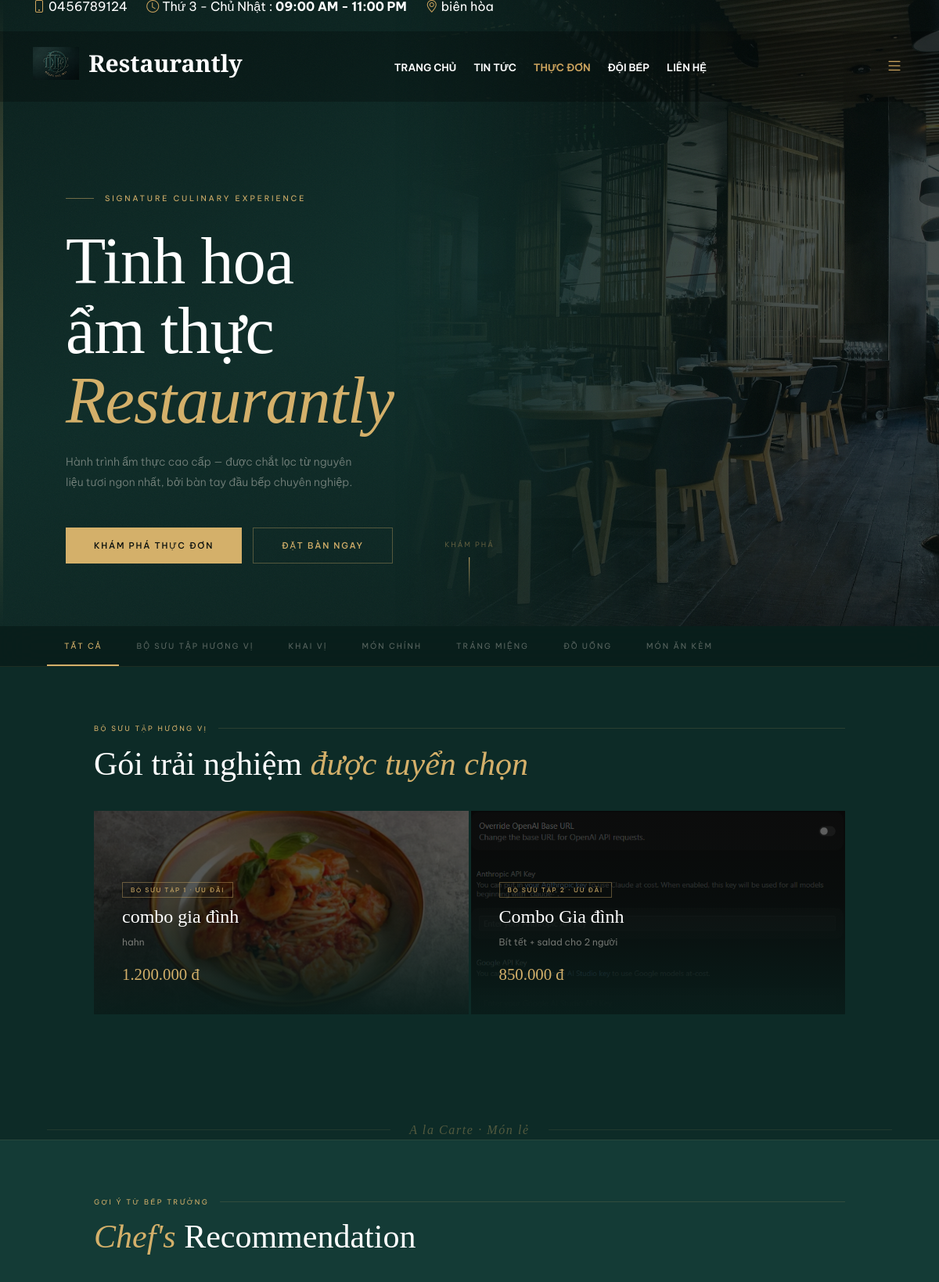
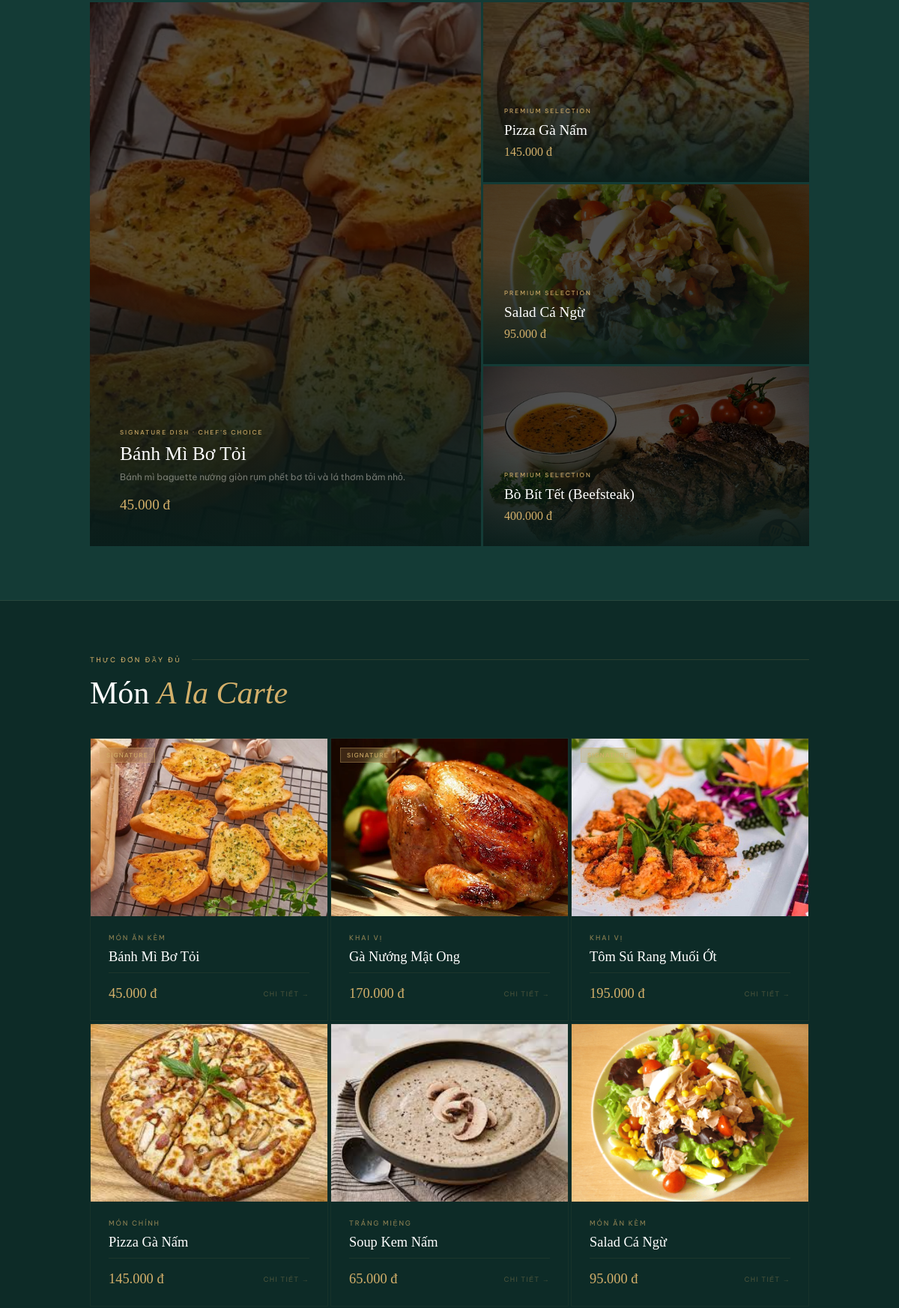
Page /menu.php (upper part) on the committed database (2 pictures, top to bottom).
### tables this page shows
CREATE TABLE `categories` (
  `id` int(11) NOT NULL,
  `name` varchar(100) NOT NULL
);

CREATE TABLE `combos` (
  `id` int(11) NOT NULL,
  `name` varchar(255) NOT NULL,
  `description` text DEFAULT NULL,
  `price` decimal(15,2) NOT NULL,
  `image` varchar(255) DEFAULT NULL,
  `status` tinyint(1) DEFAULT 1,
  `is_active` tinyint(1) NOT NULL DEFAULT 1,
  `created_at` timestamp NOT NULL DEFAULT current_timestamp()
);

CREATE TABLE `foods` (
  `id` int(11) NOT NULL,
  `category_id` int(11) DEFAULT NULL,
  `name` varchar(255) NOT NULL,
  `price` decimal(15,2) NOT NULL,
  `image` varchar(255) DEFAULT NULL,
  `description` text DEFAULT NULL,
  `status` tinyint(1) DEFAULT 1,
  `is_active` tinyint(1) NOT NULL DEFAULT 1,
  `is_chef_recommended` tinyint(1) DEFAULT 0,
  `allergens` text DEFAULT NULL,
  `wine_pairing_id` int(11) DEFAULT NULL,
  `chef_note` text DEFAULT NULL
);

### menu.php (the view, shortened to what this page needs)
<?php
$database = new Database();
$db = $database->getConnection();
$all_categories = $db->query("SELECT * FROM categories ORDER BY id ASC")->fetchAll(PDO::FETCH_ASSOC);
$all_combos     = $db->query("SELECT * FROM combos WHERE is_active = 1 ORDER BY id DESC")->fetchAll(PDO::FETCH_ASSOC);
$all_foods      = $db->query("SELECT f.*, c.name as cat_name FROM foods f LEFT JOIN categories c ON f.category_id = c.id WHERE f.is_active = 1 ORDER BY f.id DESC")->fetchAll(PDO::FETCH_ASSOC);
$chef_foods     = $db->query("SELECT f.*, c.name as cat_name FROM foods f LEFT JOIN categories c ON f.category_id = c.id WHERE f.is_active = 1 AND f.is_chef_recommended = 1 ORDER BY f.id DESC")->fetchAll(PDO::FETCH_ASSOC);
$user_allergies = [];
function hasAllergen($food, $user_allergies) {
    if (empty($user_allergies) || empty($food['allergens'])) return false;
    $food_allergens = array_map('trim', explode(',', mb_strtolower($food['allergens'], 'UTF-8')));
    return !empty(array_intersect($user_allergies, $food_allergens));
}
usort($all_foods, function($a, $b) {
    if ($a['ai_score'] == $b['ai_score']) return $b['id'] <=> $a['id'];
    return $b['ai_score'] <=> $a['ai_score'];
});
include __DIR__ . '/views/client/layouts/header.php';
?>
<link href="https://cdnjs.cloudflare.com/ajax/libs/aos/2.3.4/aos.css" rel="stylesheet">
<section class="hero" id="top">
  <div class="hero-grain"></div>
  <div class="hero-img"></div>
  <div class="hero-line"></div>
  <div class="hero-content">
    <div class="hero-eyebrow">Signature Culinary Experience</div>
    <h1>Tinh hoa<br>ẩm thực<br><em>Restaurantly</em></h1>
    <p class="hero-sub">Hành trình ẩm thực cao cấp — được chắt lọc từ nguyên liệu tươi ngon nhất, bởi bàn tay đầu bếp chuyên nghiệp.</p>
    <div class="hero-ctas">
      <a href="#menu-section" class="btn-g">Khám phá thực đơn</a>
      <a href="booking_service.php" class="btn-outline">Đặt bàn ngay</a>
    </div>
  </div>
  <div class="hero-scroll">
    <span>Khám phá</span>
  </div>
</section>
<nav class="cat-bar" id="menu-section">
  <div class="cat-inner">
    <button class="cat-btn on" data-cat="all">Tất cả</button>
    <button class="cat-btn" data-cat="combo">Bộ Sưu Tập Hương Vị</button>
    <?php foreach($all_categories as $cat): ?>
    <button class="cat-btn" data-cat="<?= $cat['id'] ?>"><?= htmlspecialchars($cat['name']) ?></button>
    <?php endforeach; ?>
  </div>
</nav>
<?php if(!empty($all_combos)): ?>
<section class="sec-pad" id="sec-combo">
  <div class="wrap">
    <div data-aos="fade-up">
      <div class="sec-tag">Bộ Sưu Tập Hương Vị</div>
      <h2 class="sec-h">Gói trải nghiệm <em>được tuyển chọn</em></h2>
    </div>
    <div class="combo-bento <?= count($all_combos)===1?'few1':(count($all_combos)===2?'few2':'') ?>" data-aos="fade-up" data-aos-delay="100">
      <?php foreach($all_combos as $i=>$cb): ?>
      <div class="cb-card" onclick="openModal(<?= htmlspecialchars(json_encode([
        'type'=>'combo','name'=>$cb['name'],'desc'=>$cb['description'],
        'price'=>$cb['price'],'img'=>'public/assets/img/combos/'.$cb['image'],
        'cat'=>'Bộ Sưu Tập Hương Vị'
      ])) ?>)">
        <div class="cb-img" style="background-image:url('public/assets/img/combos/<?= htmlspecialchars($cb['image']) ?>')"></div>
        <div class="cb-body">
          <span class="cb-badge">Bộ Sưu Tập <?= $i+1 ?> · Ưu đãi</span>
          <h3 class="cb-name"><?= htmlspecialchars($cb['name']) ?></h3>
          <p class="cb-desc"><?= htmlspecialchars(mb_strimwidth($cb['description'],0,90,'…')) ?></p>
          <div class="cb-price"><?= number_format($cb['price'],0,',','.') ?> đ</div>
        </div>
      </div>
      <?php endforeach; ?>
    </div>
  </div>
</section>
<div class="lux-div" data-aos="fade-up">
  <div class="lux-div-line"></div>
  <span class="lux-div-txt">A la Carte · Món lẻ</span>
  <div class="lux-div-line"></div>
</div>
<?php endif; ?>
<?php if(count($chef_foods) > 0): ?>
<section class="chef-wrap sec-pad" id="sec-chef">
  <div class="wrap">
    <div data-aos="fade-up">
      <div class="sec-tag">Gợi ý từ bếp trưởng</div>
      <h2 class="sec-h"><em>Chef's</em> Recommendation</h2>
    </div>
    <div class="chef-grid" data-aos="fade-up" data-aos-delay="100">
      <?php $c0=$chef_foods[0]??null; ?>
      <?php if($c0):
        $has_al = hasAllergen($c0, $user_allergies);
      ?>
      <div class="chef-hero" style="<?= $has_al ? 'opacity:0.6;filter:grayscale(60%);' : '' ?>" onclick="<?php if(!$has_al) echo htmlspecialchars("openModal(".json_encode([
        'type'=>'food','name'=>$c0['name'],'desc'=>$c0['description'],
        'price'=>$c0['price'],'img'=>'public/assets/img/menu/'.$c0['image'],
        'cat'=>$c0['cat_name']??''
      ]).")"); else echo "alert('⚠️ Cảnh báo: Món này có chứa thành phần bạn dị ứng!');"; ?>">
        <div class="chef-hero-img" style="background-image:url('public/assets/img/menu/<?= htmlspecialchars($c0['image']) ?>')"></div>
        <div class="chef-hero-body">
          <div class="clabel">Signature Dish · Chef's Choice</div>
          <h3 class="cname"><?= htmlspecialchars($c0['name']) ?></h3>
          <p class="cdesc"><?= htmlspecialchars(mb_strimwidth($c0['description'],0,110,'…')) ?></p>
          <div class="cprice"><?= number_format($c0['price'],0,',','.') ?> đ</div>
        </div>
      </div>
      <?php endif; ?>
      <div class="chef-stack">
        <?php
        $small_chefs = array_slice($chef_foods, 1);
        foreach($small_chefs as $cs):
          $has_al = hasAllergen($cs, $user_allergies);
        ?>
        <div class="chef-sm" style="<?= $has_al ? 'opacity:0.6;filter:grayscale(60%);' : '' ?>" onclick="<?php if(!$has_al) echo htmlspecialchars("openModal(".json_encode([
          'type'=>'food','name'=>$cs['name'],'desc'=>$cs['description'],
          'price'=>$cs['price'],'img'=>'public/assets/img/menu/'.$cs['image'],
          'cat'=>$cs['cat_name']??''
        ]).")"); else echo "alert('⚠️ Cảnh báo: Món này có chứa thành phần bạn dị ứng!');"; ?>">
          <div class="chef-sm-img" style="background-image:url('public/assets/img/menu/<?= htmlspecialchars($cs['image']) ?>')"></div>
          <div class="chef-sm-body">
            <div class="clabel">Premium Selection</div>
            <h3 class="cname" style="font-size:1.2rem"><?= htmlspecialchars($cs['name']) ?></h3>
            <div class="cprice" style="font-size:1rem"><?= number_format($cs['price'],0,',','.') ?> đ</div>
          </div>
        </div>
        <?php endforeach; ?>
      </div>
    </div>
  </div>
</section>
<?php endif; ?>
<section class="sec-pad" id="sec-foods">
  <div class="wrap">
    <div data-aos="fade-up">
      <div class="sec-tag">Thực đơn đầy đủ</div>
      <h2 class="sec-h">Món <em>A la Carte</em></h2>
    </div>
    <div class="food-grid" id="food-grid">
      <?php foreach($all_foods as $i=>$f):
        $badges=[];
        if(isset($f['ai_score']) && $f['ai_score'] > 0) {
            $badges[]=['sig','<i class="fas fa-magic text-warning me-1"></i> Gợi ý VIP'];
        } else if($i<3) {
            $badges[]=['sig','Signature'];
        }
        if(($f['price']??0)>300000) $badges[]=['prem','Premium'];
        $has_al = hasAllergen($f, $user_allergies);
      ?>
      <div class="food-card" data-cat="<?= $f['category_id'] ?>" style="<?= $has_al ? 'opacity:0.5;filter:grayscale(80%);' : '' ?>"
           onclick="<?php if(!$has_al) echo htmlspecialchars("openModal(".json_encode([
             'type'=>'food','name'=>$f['name'],'desc'=>$f['description'],
             'price'=>$f['price'],'img'=>'public/assets/img/menu/'.$f['image'],
             'cat'=>$f['cat_name']??''
           ]).")"); else echo "alert('⚠️ Cảnh báo an toàn: Món ăn chứa thành phần dị ứng với bạn!');"; ?>"
           data-aos="fade-up" data-aos-delay="<?= ($i%4)*60 ?>">
        <div class="food-card-img">
          <img src="public/assets/img/menu/<?= htmlspecialchars($f['image']) ?>"
               onerror="this.src='public/assets/img/default.jpg'"
               alt="<?= htmlspecialchars($f['name']) ?>">
          <div class="food-img-overlay"></div>
          <?php if(!empty($badges) && !$has_al): ?>
          <div class="food-badges">
            <?php foreach($badges as [$cls,$lbl]): ?>
            <span class="fb <?= $cls ?>"><?= $lbl ?></span>
            <?php endforeach; ?>
          </div>
          <?php endif; ?>
        </div>
        <div class="food-body">
          <?php if(!empty($f['cat_name'])): ?>
          <div class="food-cat-label"><?= htmlspecialchars($f['cat_name']) ?></div>
          <?php endif; ?>
          <h3 class="food-name"><?= htmlspecialchars($f['name']) ?></h3>
          <div class="food-foot">
            <div class="food-price"><?= number_format($f['price'],0,',','.') ?> đ</div>
            <button class="food-more">Chi tiết →</button>
          </div>
        </div>
      </div>
      <?php endforeach; ?>
    </div>
  </div>
</section>
<?php include __DIR__ . '/views/client/layouts/footer.php'; ?>

### views/client/layouts/header.php (style rules this page uses)
:root { --primary-color: #cda45e; }
body { margin: 0; padding: 0 !important; font-family: "Poppins", sans-serif; }

### rows in the picture
categories: name "KHAI VỊ"
categories: name "MÓN CHÍNH"
categories: name "TRÁNG MIỆNG"
categories: name "ĐỒ UỐNG"
categories: name "MÓN ĂN KÈM"
combos: image (picture), name "combo gia đình", description "hahn", price "1.200.000"
combos: image (picture), name "Combo Gia đình", description "Bít tết + salad cho 2 người", price "850.000"
foods: image (picture), name "Bánh Mì Bơ Tỏi", description "Bánh mì baguette nướng giòn rụm phết bơ tỏi và lá thơm băm nhỏ.", price "45.000", lbl "SIGNATURE", category.name "MÓN ĂN KÈM"
foods: image (picture), name "Pizza Gà Nấm", price "145.000", category.name "MÓN CHÍNH"
foods: image (picture), name "Salad Cá Ngừ", price "95.000", category.name "MÓN ĂN KÈM"
foods: image (picture), name "Bò Bít Tết (Beefsteak)", price "400.000"
foods: image (picture), lbl "SIGNATURE", category.name "KHAI VỊ", name "Gà Nướng Mật Ong", price "170.000"
foods: image (picture), lbl "SIGNATURE", category.name "KHAI VỊ", name "Tôm Sú Rang Muối Ớt", price "195.000"
foods: image (picture), category.name "TRÁNG MIỆNG", name "Soup Kem Nấm", price "65.000"

### other values in the picture
$settings['restaurant_name'] "Restaurantly"
